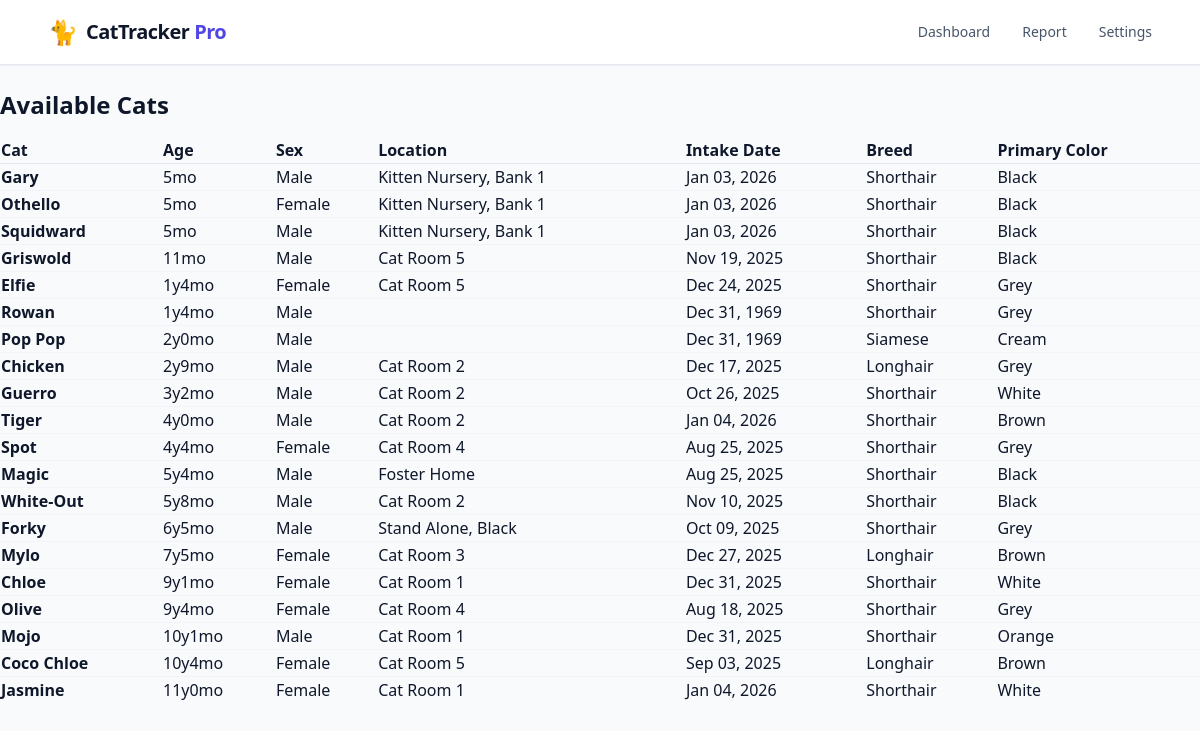
The app's page /report/, older data.
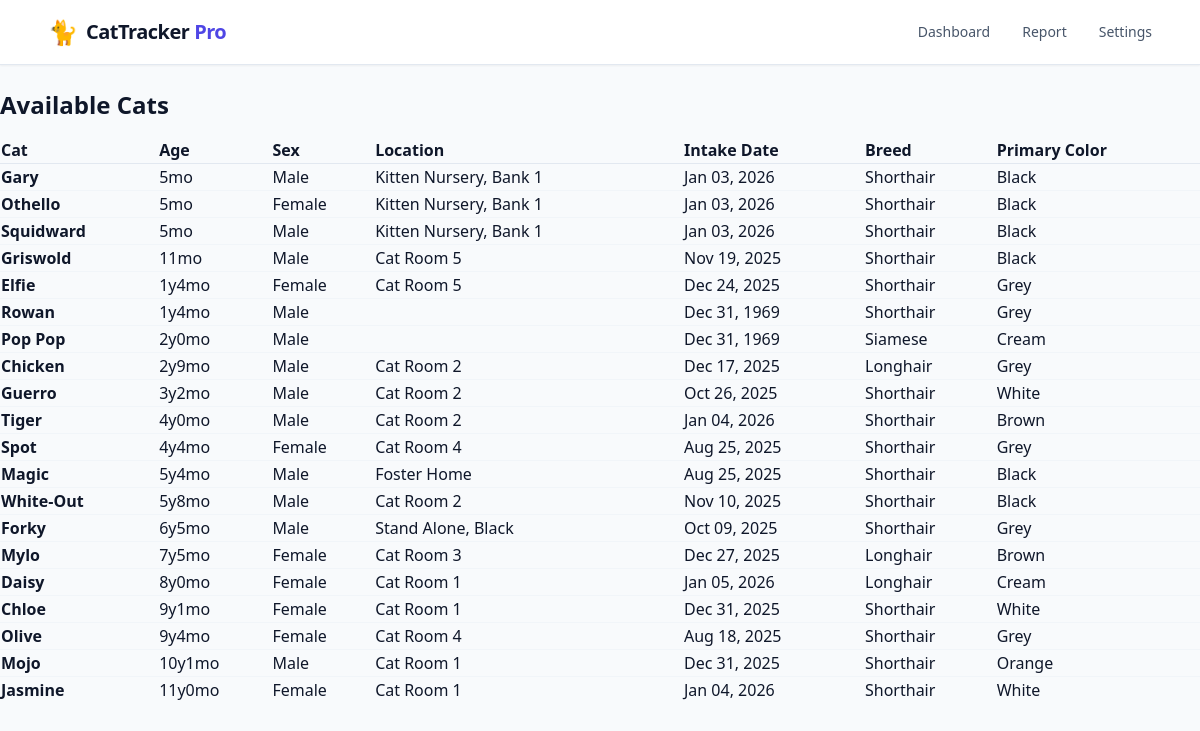
The same page, newer data.
### cats/models.py (models this page shows)
class Cat(models.Model):
    image_cy = models.CharField(max_length=20, primary_key=True)
    name = models.CharField(max_length=100)
    sex = models.CharField(max_length=10, default="Unknown")
    birthday = models.DateField(null=True, blank=True, default=timezone.now)
    breed = models.CharField(max_length=25, default="Unknown")
    primary_color = models.CharField(max_length=25, default="Unknown")
    intake_date = models.DateField(null=True, blank=True, default=timezone.now)
    location = models.CharField(max_length=25, default="Unknown")
    image_url = models.URLField()
    image = models.ImageField(upload_to='cats/', null=True, blank=True)
    first_seen = models.DateTimeField()
    last_seen = models.DateTimeField()
    last_updated = models.DateTimeField(auto_now=True)
    status = models.CharField(
        max_length=20,
        choices=CatStatus.choices,
        default=CatStatus.AVAILABLE,
    )
    @property
    def age(self):
        if not self.birthday:
            return "Unknown"
        today = timezone.now().date()
        diff = today - cast(date, self.birthday)
        years = diff.days // 365
        months = (diff.days % 365) // 30
        if years < 1:
            return f"{months}mo"
        return f"{years}y{months}mo"
    @property
    def clean_breed(self):
        substring_to_remove = "Domestic "
        if self.breed:
            return self.breed.replace(substring_to_remove, "").strip()
        return self.breed

### cats/views.py (the view)
# urls.py: path("report/", views.report_view, name="report"),
def report_view(request):
    from .models import Cat  # , CatStatus
    cats = Cat.objects.filter(
        Q(status=CatStatus.AVAILABLE) |
        Q(status=CatStatus.NEW)
        ).order_by("-birthday", "name")
    context = {
        "cats": cats,
    }
    return render(request, "cats/report.html", context)

### cats/templates/cats/report.html (shortened to what this page needs)
{% extends 'cats/base.html' %} {% load static %}
{% block content %}
<h1 class="text-2xl font-bold mb-4">Available Cats</h1>
<table class="w-full text-left border-collapse" id="report-table" media="all">
    <thead class="bg-slate-50 border-b border-slate-200">
        <tr>
            <th class="column-header">
                <a> Cat </a>
            </th>
            <th class="column-header">
                <a> Age </a>
            </th>
            <th class="column-header">
                <a> Sex </a>
            </th>
            <th class="column-header">
                <a> Location </a>
            </th>
            <th class="column-header">
                <a> Intake Date </a>
            </th>
            <th class="column-header">
                <a> Breed </a>
            </th>
            <th class="column-header">
                <a> Primary Color </a>
            </th>
        </tr>
    </thead>
    <tbody id="report-body" class="divide-y divide-slate-100">
        {% for cat in cats %}
        <tr>
            <td class="font-bold">
                {{ cat.name }}
            </td>
            <td>{{ cat.age }}</td>
            <td>{{ cat.sex }}</td>
            <td>
                {{ cat.location }}
            </td>
            <td>
                {{ cat.intake_date|date:"M d, Y" }}
            </td>
            <td >{{ cat.clean_breed }}</td>
            <td >{{ cat.primary_color }}</td>
        </tr>
        {% empty %}
        <tr>
            <td colspan="11" class="p-8 text-center text-slate-400">
                No cats found in this category.
            </td>
        </tr>
        {% endfor %}
    </tbody>
</table>
{% endblock %}

### cats/templates/cats/base.html (shortened to what this page needs)
<!doctype html>
<html lang="en">
    <head>
        <script src="https://cdn.tailwindcss.com"></script>
    </head>
    <body class="bg-slate-50 text-slate-900 min-h-screen">
        <nav class="bg-white border-b border-slate-200 py-4 mb-6 shadow-sm print:hidden">
            <div
                class="max-w-6xl mx-auto px-6 flex justify-between items-center"
            >
                <div class="flex items-center gap-2">
                    <span class="text-2xl">🐈</span>
                    <span class="font-bold text-xl tracking-tight"
                        >CatTracker
                        <span class="text-indigo-600">Pro</span></span
                    >
                </div>
                <div
                    class="hidden md:flex space-x-8 text-sm font-medium text-slate-600"
                >
                    <a href="/" class="hover:text-indigo-600">Dashboard</a>
                    <a href="{% url 'report' %}" class="hover:text-indigo-600"
                        >Report</a
                    >
                    <a href="#" class="hover:text-indigo-600">Settings</a>
                </div>
            </div>
        </nav>
        <main>{% block content %} {% endblock %}</main>
    </body>
</html>

Row changes from the older to the newer data that the page shows:
no longer on this page (row edited): Cat: name "Coco Chloe", age "10y4mo", sex "Female", location "Cat Room 5", intake_date "Sep 03, 2025", clean_breed "Longhair", primary_color "Brown"
added Cat: name "Daisy", age "8y0mo", sex "Female", location "Cat Room 1", intake_date "Jan 05, 2026", clean_breed "Longhair", primary_color "Cream"
